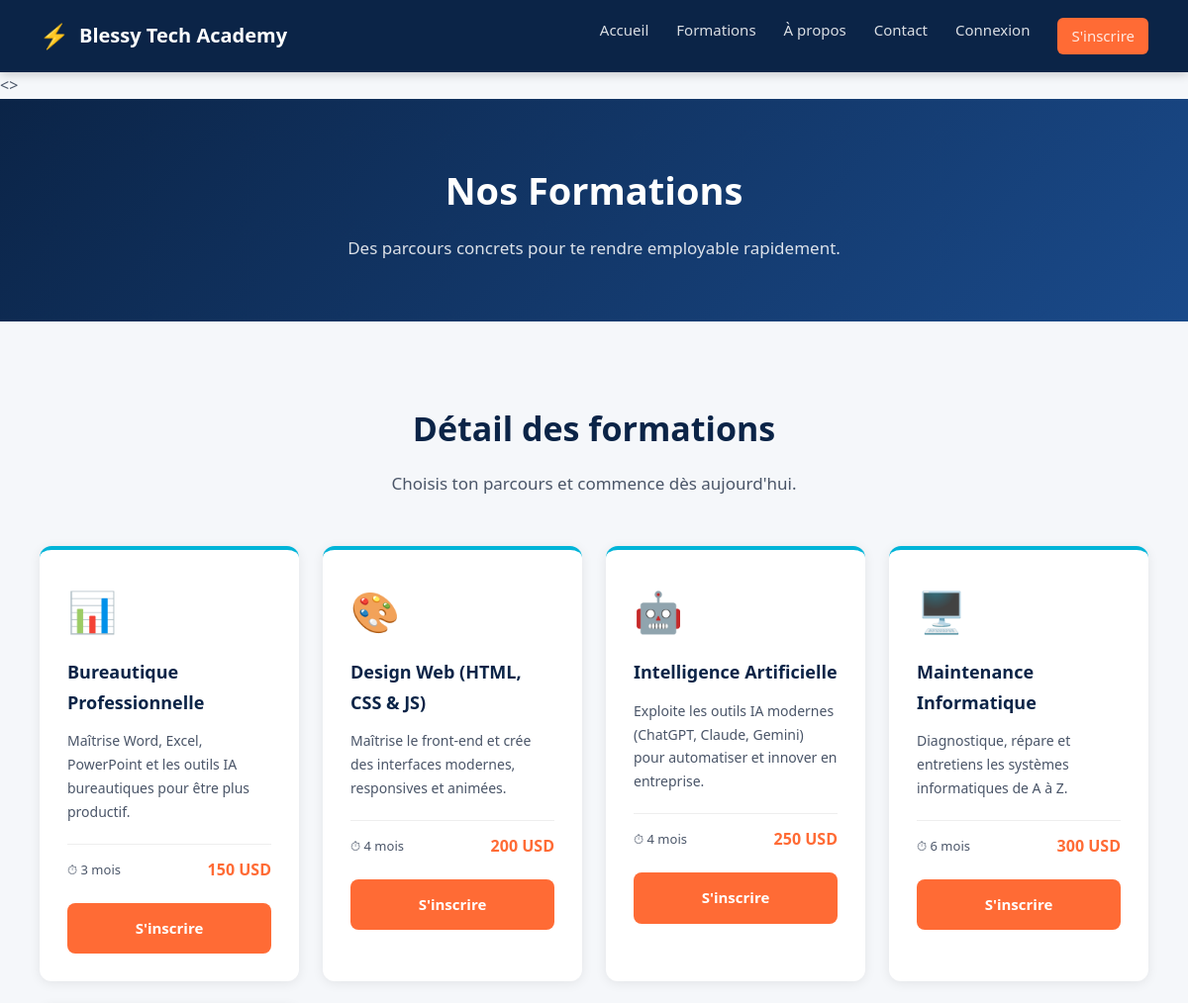
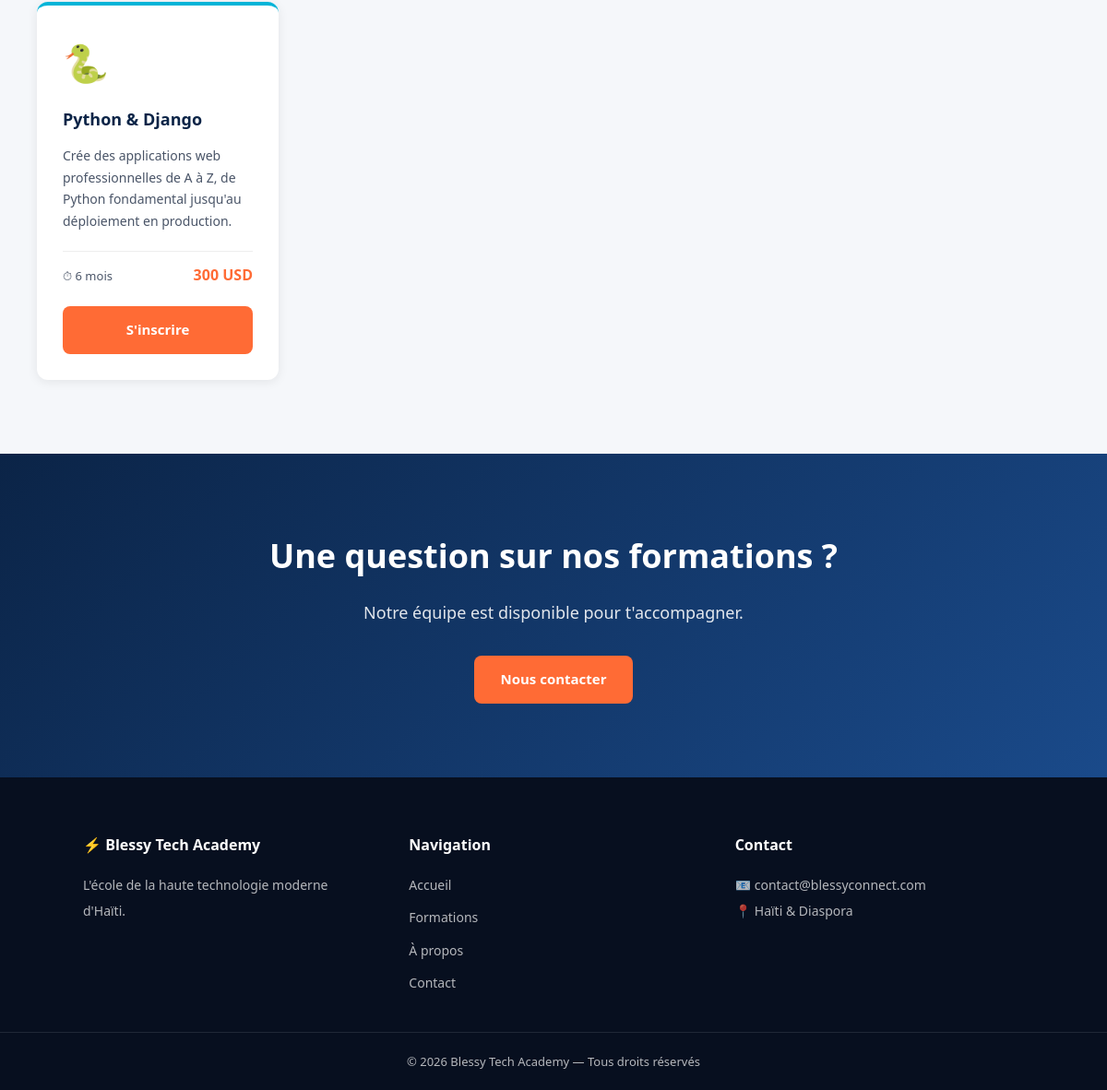
Page /formations/ on the committed database (2 pictures, top to bottom).
### academie/models.py (models this page shows, shortened)
class Formation(models.Model):
    NIVEAUX = [
        ('debutant', 'Débutant'),
        ('intermediaire', 'Intermédiaire'),
        ('avance', 'Avancé'),
        ('professionnel', 'Professionnel'),
    ]
    nom = models.CharField(max_length=200)
    icone = models.CharField(max_length=10, default='📚')
    description = models.TextField()
    duree_mois = models.IntegerField()
    prix = models.IntegerField()
    niveau = models.CharField(
        max_length=20,
        choices=NIVEAUX,
        default='debutant'
    )
    debouches = models.TextField(blank=True)
    prerequis = models.TextField(blank=True)
    certifications = models.TextField(blank=True)
    actif = models.BooleanField(default=True)
    date_creation = models.DateTimeField(auto_now_add=True)
    class Meta:
        ordering = ['nom']
        verbose_name = 'Formation'
        verbose_name_plural = 'Formations'

### academie/views.py (the view)
# urls.py: path('formations/', views.formations, name='formations'),
def formations(request):
    toutes_formations = Formation.objects.filter(actif=True)
    return render(request, 'academie/formations.html',
                  {'formations': toutes_formations})

### academie/templates/academie/formations.html (shortened to what this page needs)
{% extends 'academie/base.html' %}
{% block contenu %}
<section class="page-hero">
    <h2>Nos Formations</h2>
    <p>Des parcours concrets pour te rendre employable rapidement.</p>
</section>
<section class="apercu-formations">
    <h2>Détail des formations</h2>
    <p class="sous-titre">Choisis ton parcours et commence dès aujourd'hui.</p>
    <div class="formations-grille">
        {% for formation in formations %}
            <article class="carte-formation">
                <div class="carte-icone">{{ formation.icone }}</div>
                <h3>{{ formation.nom }}</h3>
                <p>{{ formation.description }}</p>
                <div class="carte-meta">
                    <span class="duree">⏱ {{ formation.duree_mois }} mois</span>
                    <span class="prix">{{ formation.prix }} USD</span>
                </div>
                <a href="{% url 'contact' %}" class="btn btn-principal"
                   style="text-align:center; margin-top:8px;">
                    S'inscrire
                </a>
            </article>
        {% empty %}
            <p style="text-align:center; color: var(--gris-texte);
                      padding: 40px;">
                Aucune formation disponible pour le moment.
                Revenez bientôt !
            </p>
        {% endfor %}
    </div>
</section>
<section class="cta">
    <h2>Une question sur nos formations ?</h2>
    <p>Notre équipe est disponible pour t'accompagner.</p>
    <a href="{% url 'contact' %}" class="btn btn-principal">
        Nous contacter
    </a>
</section>
{% endblock %}

### academie/static/academie/style.css (style rules this page uses)
:root { --bleu-principal: #0B2447; --bleu-electrique: #00B4D8; --orange-accent: #FF6B35; --blanc: #FFFFFF; --gris-clair: #F5F7FA; --gris-texte: #4A5568; --ombre-legere: 0 2px 12px rgba(0,0,0,0.08); --ombre-forte: 0 8px 30px rgba(0,0,0,0.15); --radius: 12px; --transition: 0.3s ease; }
* { margin: 0; padding: 0; box-sizing: border-box; }
body { font-family: 'Segoe UI', Arial, sans-serif; color: var(--gris-texte); line-height: 1.7; background-color: var(--gris-clair); }
.btn { display: inline-block; padding: 13px 28px; border-radius: 8px; text-decoration: none; font-weight: 600; font-size: 15px; cursor: pointer; transition: transform var(--transition), opacity var(--transition), background-color var(--transition); }
.btn-principal { background-color: var(--orange-accent); color: var(--blanc); }
section { padding: 80px 40px; }
section > h2 { text-align: center; font-size: 34px; color: var(--bleu-principal); margin-bottom: 12px; }
.sous-titre { text-align: center; font-size: 17px; color: var(--gris-texte); margin-bottom: 48px; }
.apercu-formations { background-color: var(--gris-clair); }
.formations-grille { display: grid; grid-template-columns: repeat(auto-fit, minmax(260px, 1fr)); gap: 24px; max-width: 1200px; margin: 0 auto; }
.carte-formation { background: var(--blanc); padding: 28px; border-radius: var(--radius); box-shadow: var(--ombre-legere); border-top: 4px solid var(--bleu-electrique); transition: transform var(--transition), box-shadow var(--transition); display: flex; flex-direction: column; gap: 12px; }
.carte-icone { font-size: 40px; }
.carte-formation h3 { color: var(--bleu-principal); font-size: 18px; }
.carte-formation p { color: var(--gris-texte); font-size: 14px; }
.carte-meta { display: flex; justify-content: space-between; align-items: center; margin-top: 8px; padding-top: 12px; border-top: 1px solid #eee; }
.duree { font-size: 13px; color: var(--gris-texte); }
.prix { font-size: 16px; font-weight: 700; color: var(--orange-accent); }
.carte-formation:nth-child(1) { animation: apparition 0.5s ease-out 0.1s both; }
.carte-formation:nth-child(2) { animation: apparition 0.5s ease-out 0.2s both; }
.carte-formation:nth-child(3) { animation: apparition 0.5s ease-out 0.3s both; }
.carte-formation:nth-child(4) { animation: apparition 0.5s ease-out 0.4s both; }
.cta { background: linear-gradient(135deg, var(--bleu-principal), #1a4a8a); color: var(--blanc); text-align: center; padding: 80px 40px; }
.cta h2 { color: var(--blanc); font-size: 36px; margin-bottom: 16px; }
.cta p { font-size: 18px; opacity: 0.88; margin-bottom: 32px; }
.page-hero { background: linear-gradient(135deg, var(--bleu-principal), #1a4a8a); color: var(--blanc); padding: 60px 40px; text-align: center; }
.page-hero h2 { font-size: 38px; color: var(--blanc); margin-bottom: 12px; }
.page-hero p { font-size: 17px; opacity: 0.85; max-width: 600px; margin: 0 auto; }

### rows in the picture
Formation: icone "📊", nom "Bureautique Professionnelle", description "Maîtrise Word, Excel, PowerPoint et les outils IA bureautiques pour être plus productif.", duree_mois "3", prix "150"
Formation: icone "🎨", nom "Design Web (HTML, CSS & JS)", description "Maîtrise le front-end et crée des interfaces modernes, responsives et animées.", duree_mois "4", prix "200"
Formation: icone "🤖", nom "Intelligence Artificielle", description "Exploite les outils IA modernes (ChatGPT, Claude, Gemini) pour automatiser et innover en entreprise.", duree_mois "4", prix "250"
Formation: icone "🖥️", nom "Maintenance Informatique", description "Diagnostique, répare et entretiens les systèmes informatiques de A à Z.", duree_mois "6", prix "300"
Formation: icone "🐍", nom "Python & Django", description "Crée des applications web professionnelles de A à Z, de Python fondamental jusqu'au déploiement en production.", duree_mois "6", prix "300"
